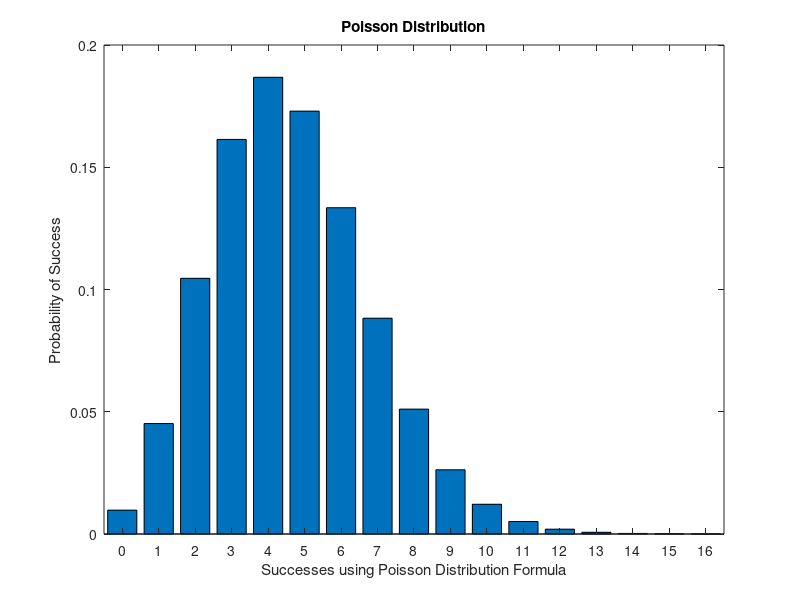

MATLAB code for this plot:
clear;
n = 1000;
p = 1 / (6^3);
lambda = n * p;
bins = 16;
poisson = zeros(1, bins + 1);
for ii = 0:bins
    poisson(ii + 1) = (lambda ^ ii) / (factorial(ii)) * exp(1)^(-lambda);
end
figure(1);
bar(0:bins, poisson);
set(gca, 'XLim', [-0.5, 16.5]);
set(gca, 'XTick', 0:bins);
title('Poisson Distribution');
xlabel('Successes using Poisson Distribution Formula');
ylabel('Probability of Success');
clear;